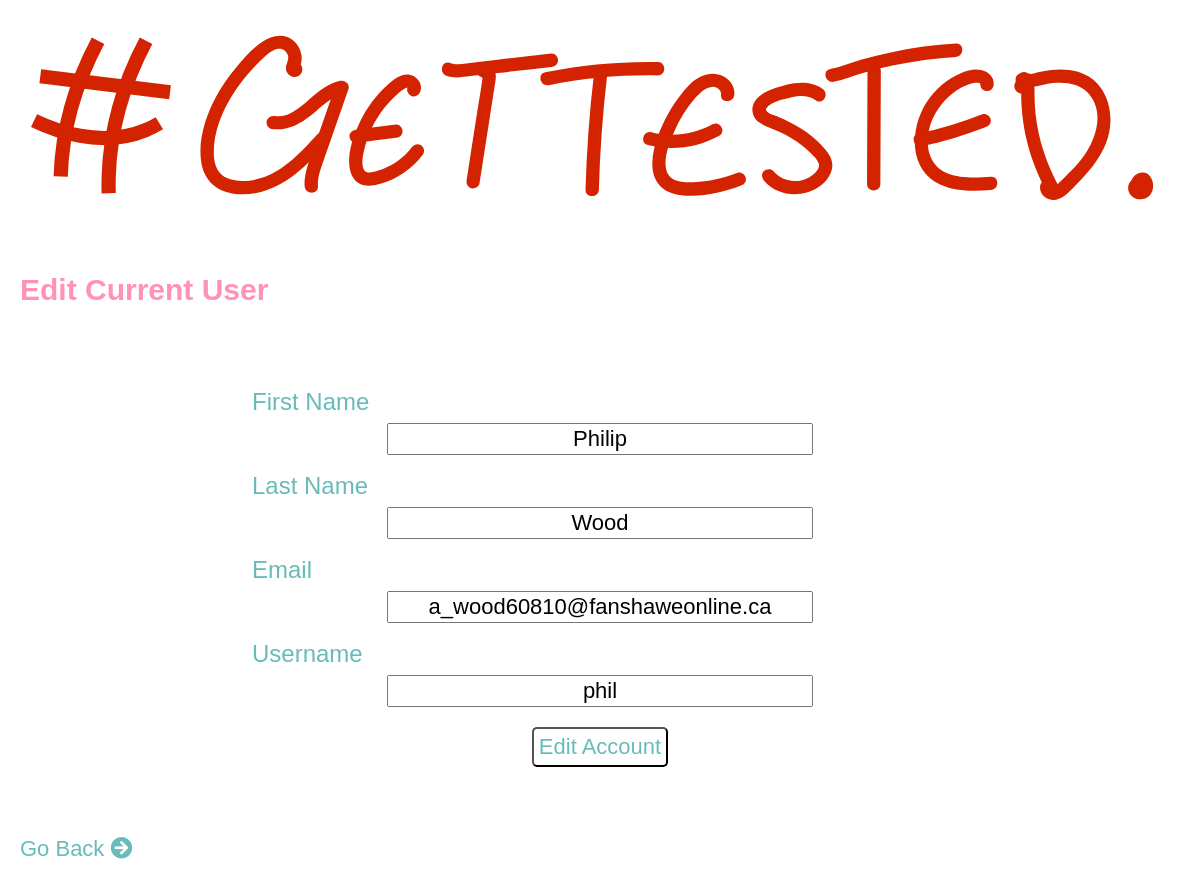
Screenshot of /admin/mng_currentuser.php (signed in) with the database file from the repository.
### tables this page shows
CREATE TABLE `tbl_users` (
  `ID` int(11) NOT NULL,
  `F_Name` varchar(30) NOT NULL,
  `L_Name` varchar(30) NOT NULL,
  `Email` varchar(50) NOT NULL,
  `User_Name` varchar(40) NOT NULL,
  `User_Pass` varchar(255) NOT NULL
);

### admin/scripts/users.php (called while the page is built, shortened)
<?php
    function getSingleUser($id){
        $pdo = Database::getInstance()->getConnection();
        $get_query = 'SELECT * FROM tbl_users WHERE ID =:id';
        $get_user = $pdo->prepare($get_query);
        $user_success = $get_user->execute(
            array(
                ':id'=>$id
            )
        );
        if($user_success && $get_user->rowCount()){
            return $get_user;
        } else {
            return false;
        }
    }

### admin/mng_currentuser.php (the view, shortened to what this page needs)
<?php
    $id = $_SESSION['user_id'];
    $current_user = getSingleUser($id);
?>
<!DOCTYPE html>
<html lang="en">
<head>
    <link rel="stylesheet" href="https://cdnjs.cloudflare.com/ajax/libs/font-awesome/5.11.2/css/all.css">
    <link rel="stylesheet" href="../public/css/main.css">
</head>
<body>
    <header>
        <img src="../public/images/fip_logo.svg" alt="logo">
    </header>
    <div class="sub-dashboard">
    <h2>Edit Current User</h2>
    <form class="dashboard-form" action="mng_currentuser.php" method="post">
    <?php if($current_user):?>
        <?php while($user_info = $current_user->fetch(PDO::FETCH_ASSOC)):?>
        <label>First Name</label>
        <input type="text" name="fname" value="<?php echo $user_info['F_Name'];?>">
        <label>Last Name</label>
        <input type="text" name="lname" value="<?php echo $user_info['L_Name'];?>">
        <label>Email</label>
        <input type="text" name="email" value="<?php echo $user_info['Email'];?>">
        <label>Username</label>
        <input type="text" name="username" value="<?php echo $user_info['User_Name'];?>">
        <button name="submit">Edit Account</button>
        <?php endwhile;?>
    <?php endif;?>
    </form>
    <a href="dashboard.php">Go Back <i class="fas fa-arrow-circle-right"></i></a>
    </div>
</body>
</html>

### public/css/main.css (style rules this page uses)
body { display:flex;flex-direction:column;margin:0 auto;justify-content:center;max-width:100%;background-image:url(../images/site_bg.png);background-repeat:no-repeat;background-position:top,center;font-family:"century-gothic",sans-serif;line-height:22px }
h2 { font-size:26px }
a { font-size:18px }
header { background:#fff;max-width:100%;padding:25px }
button { max-width:220px;height:40px;margin:0 auto;border-radius:5px;background:#fff;padding:3px;margin-bottom:20px }
.sub-dashboard { background-color:#fff;padding:20px;max-width:100% }
.sub-dashboard h2 { color:#ff91bb;font-size:30px;margin-bottom:50px }
.sub-dashboard a { text-decoration:none;color:#68bbb8;font-size:22px }
.dashboard-form { display:flex;flex-direction:column;padding:40px;max-width:100% }
@media (min-width: 900px) { .dashboard-form { max-width:60%;margin:0 auto } }
.dashboard-form input { width:60%;margin:0 auto;font-size:22px;text-align:center;margin-bottom:20px }
.dashboard-form button { margin:0 auto;max-width:60%;padding:5px;font-size:22px;color:#68bbb8;margin-bottom:30px }
.dashboard-form label { font-size:24px;color:#68bbb8;margin-bottom:10px }

### rows the page displays
tbl_users: fname "Philip", lname "Wood", email "a_wood60810@fanshaweonline.ca", username "phil"
